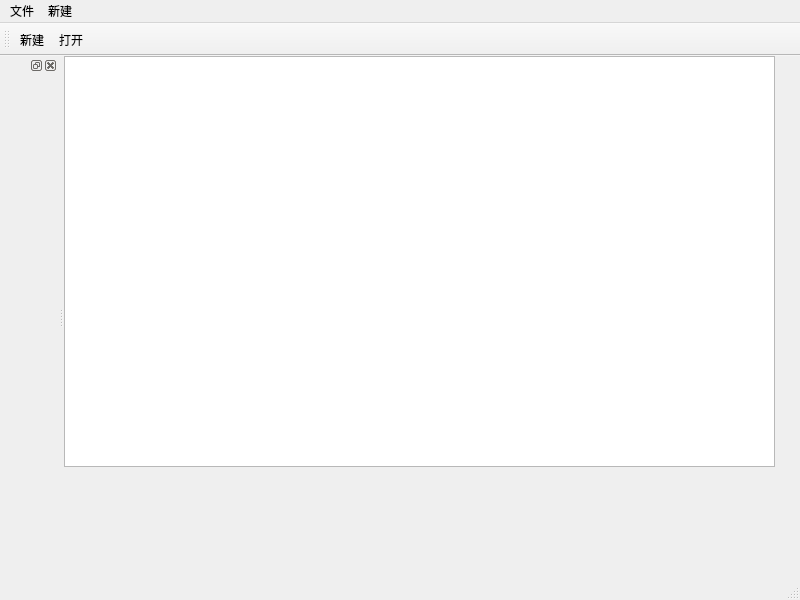
<?xml version="1.0" encoding="UTF-8"?>
<ui version="4.0">
 <class>MainWindow</class>
 <widget class="QMainWindow" name="MainWindow">
  <property name="geometry">
   <rect>
    <x>0</x>
    <y>0</y>
    <width>800</width>
    <height>600</height>
   </rect>
  </property>
  <property name="windowTitle">
   <string>MainWindow</string>
  </property>
  <widget class="QWidget" name="centralwidget">
   <widget class="QTextEdit" name="textEdit">
    <property name="geometry">
     <rect>
      <x>0</x>
      <y>0</y>
      <width>711</width>
      <height>411</height>
     </rect>
    </property>
   </widget>
  </widget>
  <widget class="QMenuBar" name="menubar">
   <property name="geometry">
    <rect>
     <x>0</x>
     <y>0</y>
     <width>800</width>
     <height>26</height>
    </rect>
   </property>
   <widget class="QMenu" name="menu">
    <property name="title">
     <string>文件</string>
    </property>
    <addaction name="actionnew"/>
    <addaction name="separator"/>
    <addaction name="actionopen"/>
   </widget>
   <widget class="QMenu" name="menu_2">
    <property name="title">
     <string>新建</string>
    </property>
   </widget>
   <addaction name="menu"/>
   <addaction name="menu_2"/>
  </widget>
  <widget class="QStatusBar" name="statusBar"/>
  <widget class="QToolBar" name="toolBar">
   <property name="windowTitle">
    <string>toolBar</string>
   </property>
   <attribute name="toolBarArea">
    <enum>TopToolBarArea</enum>
   </attribute>
   <attribute name="toolBarBreak">
    <bool>false</bool>
   </attribute>
   <addaction name="actionnew"/>
   <addaction name="actionopen"/>
  </widget>
  <widget class="QDockWidget" name="dockWidget">
   <attribute name="dockWidgetArea">
    <number>1</number>
   </attribute>
   <widget class="QWidget" name="dockWidgetContents"/>
  </widget>
  <action name="actionnew">
   <property name="text">
    <string>新建</string>
   </property>
  </action>
  <action name="actionopen">
   <property name="text">
    <string>打开</string>
   </property>
  </action>
 </widget>
 <resources/>
 <connections/>
</ui>
